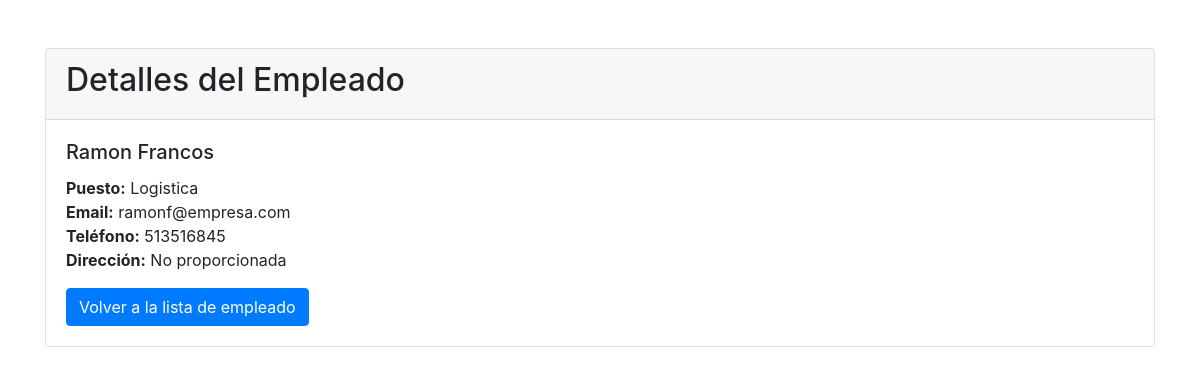
Page /app/empleado-detalle/1/ on the earlier database version.
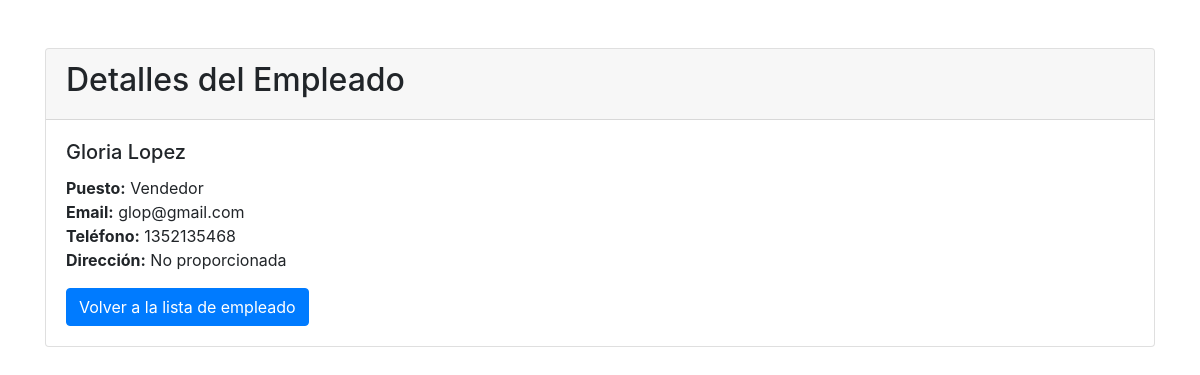
Same page on the later database version.
### AppProyectoFinal/models.py (models this page shows, shortened)
class EmpleadoCla(models.Model):
    nombre = models.CharField(max_length=100)
    apellido = models.CharField(max_length=100)
    email = models.EmailField(unique=True)
    telefono = models.CharField(max_length=15, blank=True)
    puesto = models.CharField(max_length=100)

### AppProyectoFinal/views.py (the view)
# urls.py: path('empleado-detalle/<pk>/', EmpleadoDetail.as_view(), name='DetalleEmpleado'),
class EmpleadoDetail(DetailView):
    model = EmpleadoCla
    template_name = "Empleado_detail.html"
    context_object_name="empleado"

### ultima_entrega_rothamel_esteban/templates/Empleado_detail.html (shortened to what this page needs)
<html lang="es">
<head>
    <link rel="stylesheet" href="https://maxcdn.bootstrapcdn.com/bootstrap/4.0.0/css/bootstrap.min.css">
</head>
<body>
    <div class="container mt-5">
        <div class="card">
            <div class="card-header">
                <h2>Detalles del Empleado</h2>
            </div>
            <div class="card-body">
                <h5 class="card-title">{{ empleado.nombre }} {{ empleado.apellido }}</h5>
                <p class="card-text">
                    <strong>Puesto:</strong> {{ empleado.puesto }}<br>
                    <strong>Email:</strong> {{ empleado.email }}<br>
                    <strong>Teléfono:</strong> {{ empleado.telefono|default:"No proporcionado" }}<br>
                    <strong>Dirección:</strong> {{ empleado.direccion|default:"No proporcionada" }}
                </p>
                <a href="{% url 'ListaEmpleado' %}" class="btn btn-primary">Volver a la lista de empleado</a>
            </div>
        </div>
    </div>
</body>
</html>

Differences in the rows shown:
changed EmpleadoCla: nombre "Ramon" → "Gloria"; apellido "Francos" → "Lopez"; puesto "Logistica" → "Vendedor"; email "ramonf@empresa.com" → "glop@gmail.com"; telefono "513516845" → "1352135468"
